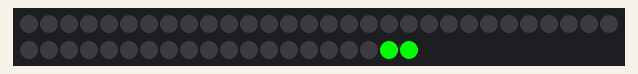
A program run on a simulated Raspberry Pi (BCM pin numbers). On the bench: 50 RGB LEDs in strip order, left to right, continuing on the next row.

Above: at 0.8 s.
At 2.9 s:
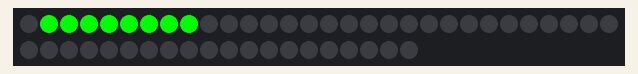
At 3.6 s:
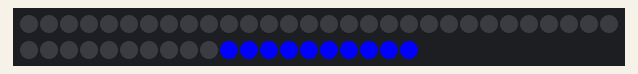
At 4.42 s:
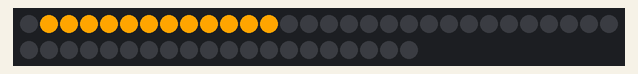

Measured:
- by itself, everything shown: repeats every 4.6 s, in 7 steps
- what the display in image 1 shows lasts 0.7 s, from 2.8 s to 3.5 s
- what the display in image 3 shows lasts 0.4 s, from 4.2 s to 4.6 s

The program:

larson_scanner.py
```python
import time
import board
from digitalio import DigitalInOut, Direction, Pull
import neopixel

# Enable external power pin
external_power = DigitalInOut(board.EXTERNAL_POWER)
external_power.direction = Direction.OUTPUT
external_power.value = True

# Initialize LED animations
PIXEL_PIN = board.EXTERNAL_NEOPIXELS
NUM_PIXELS = 50
ANIMATION_NEXT_DELAY = 0.01  # can be a float (0.01)
AUTO_WRITE = True
ORDER = neopixel.GRB
led_strip = neopixel.NeoPixel(PIXEL_PIN, NUM_PIXELS, auto_write=AUTO_WRITE, pixel_order=ORDER)

black = (0, 0, 0)
red = (255, 0, 0)
orange = (255, 165, 0)
green = (0, 255, 0)
blue = (0, 0, 255)
violet = (138, 43, 226)

# Main loop
while True:
        for i in range(1, 50):
            led_strip[i] = red
        for i in range(1, 50):
            led_strip[i] = black
        for i in range(1, 50):
            led_strip[-i] = red
        for i in range(1, 50):
            led_strip[-i] = black

        for i in range(1, 50):
            led_strip[i] = green
        for i in range(1, 50):
            led_strip[i] = black
        for i in range(1, 50):
            led_strip[-i] = green
        for i in range(1, 50):
            led_strip[-i] = black

        for i in range(1, 50):
            led_strip[i] = blue
        for i in range(1, 50):
            led_strip[i] = black
        for i in range(1, 50):
            led_strip[-i] = blue
        for i in range(1, 50):
            led_strip[-i] = black

        for i in range(1, 50):
            led_strip[i] = violet
        for i in range(1, 50):
            led_strip[i] = black
        for i in range(1, 50):
            led_strip[-i] = violet
        for i in range(1, 50):
            led_strip[-i] = black

        for i in range(1, 50):
            led_strip[i] = orange
        for i in range(1, 50):
            led_strip[i] = black
        for i in range(1, 50):
            led_strip[-i] = orange
        for i in range(1, 50):
            led_strip[-i] = black
```
